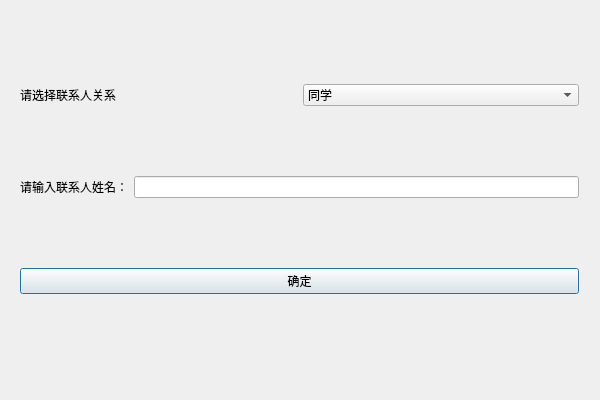
<?xml version="1.0" encoding="UTF-8"?>
<ui version="4.0">
 <class>DelDialogClass</class>
 <widget class="QDialog" name="DelDialogClass">
  <property name="geometry">
   <rect>
    <x>0</x>
    <y>0</y>
    <width>600</width>
    <height>400</height>
   </rect>
  </property>
  <property name="windowTitle">
   <string>DelDialog</string>
  </property>
  <widget class="QWidget" name="">
   <property name="geometry">
    <rect>
     <x>9</x>
     <y>9</y>
     <width>581</width>
     <height>361</height>
    </rect>
   </property>
   <layout class="QVBoxLayout" name="verticalLayout">
    <item>
     <layout class="QHBoxLayout" name="horizontalLayout_2">
      <item>
       <widget class="QLabel" name="label_2">
        <property name="text">
         <string>请选择联系人关系</string>
        </property>
       </widget>
      </item>
      <item>
       <widget class="QComboBox" name="comboBox">
        <item>
         <property name="text">
          <string>同学</string>
         </property>
        </item>
        <item>
         <property name="text">
          <string>同事</string>
         </property>
        </item>
        <item>
         <property name="text">
          <string>朋友</string>
         </property>
        </item>
        <item>
         <property name="text">
          <string>亲戚</string>
         </property>
        </item>
       </widget>
      </item>
     </layout>
    </item>
    <item>
     <layout class="QHBoxLayout" name="horizontalLayout">
      <item>
       <widget class="QLabel" name="label">
        <property name="text">
         <string>请输入联系人姓名：</string>
        </property>
       </widget>
      </item>
      <item>
       <widget class="QLineEdit" name="edit_name"/>
      </item>
     </layout>
    </item>
    <item>
     <widget class="QPushButton" name="btn_ok">
      <property name="text">
       <string>确定</string>
      </property>
     </widget>
    </item>
   </layout>
  </widget>
 </widget>
 <layoutdefault spacing="6" margin="11"/>
 <resources/>
 <connections/>
</ui>
